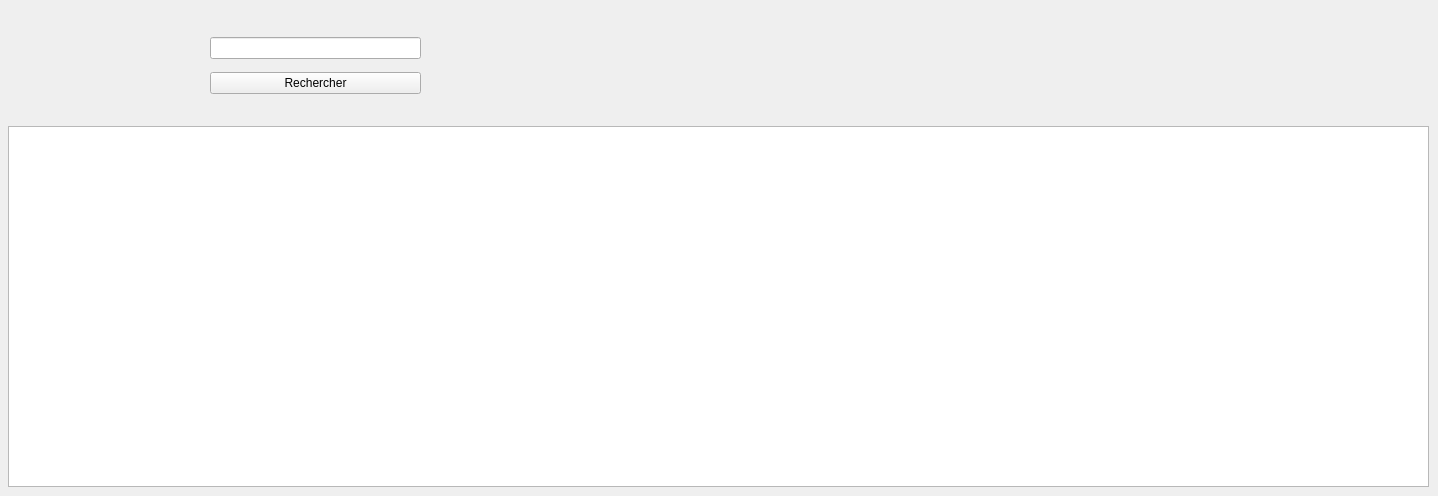
      <widget class="QWidget" name="tab_35">
       <attribute name="title">
        <string>Rechercher</string>
       </attribute>
       <widget class="QWidget" name="layoutWidget_11">
        <property name="geometry">
         <rect>
          <x>210</x>
          <y>30</y>
          <width>211</width>
          <height>71</height>
         </rect>
        </property>
        <layout class="QVBoxLayout" name="verticalLayout_13">
         <item>
          <widget class="QLineEdit" name="lineEdit_30"/>
         </item>
         <item>
          <widget class="QPushButton" name="rechercher_agence">
           <property name="text">
            <string>Rechercher</string>
           </property>
          </widget>
         </item>
        </layout>
       </widget>
       <widget class="QWidget" name="layoutWidget_12">
        <property name="geometry">
         <rect>
          <x>40</x>
          <y>160</y>
          <width>551</width>
          <height>89</height>
         </rect>
        </property>
        <layout class="QHBoxLayout" name="horizontalLayout_15"/>
       </widget>
       <widget class="QLabel" name="label_58">
        <property name="geometry">
         <rect>
          <x>10</x>
          <y>10</y>
          <width>16</width>
          <height>16</height>
         </rect>
        </property>
        <property name="text">
         <string/>
        </property>
        <property name="pixmap">
         <pixmap>../../imagep/backg5.jpg</pixmap>
        </property>
       </widget>
       <widget class="QLabel" name="label_59">
        <property name="geometry">
         <rect>
          <x>630</x>
          <y>20</y>
          <width>31</width>
          <height>20</height>
         </rect>
        </property>
        <property name="text">
         <string/>
        </property>
        <property name="pixmap">
         <pixmap>../../imagep/backg5.jpg</pixmap>
        </property>
       </widget>
       <widget class="QTableView" name="tableView_2">
        <property name="geometry">
         <rect>
          <x>8</x>
          <y>126</y>
          <width>1421</width>
          <height>361</height>
         </rect>
        </property>
       </widget>
      </widget>
